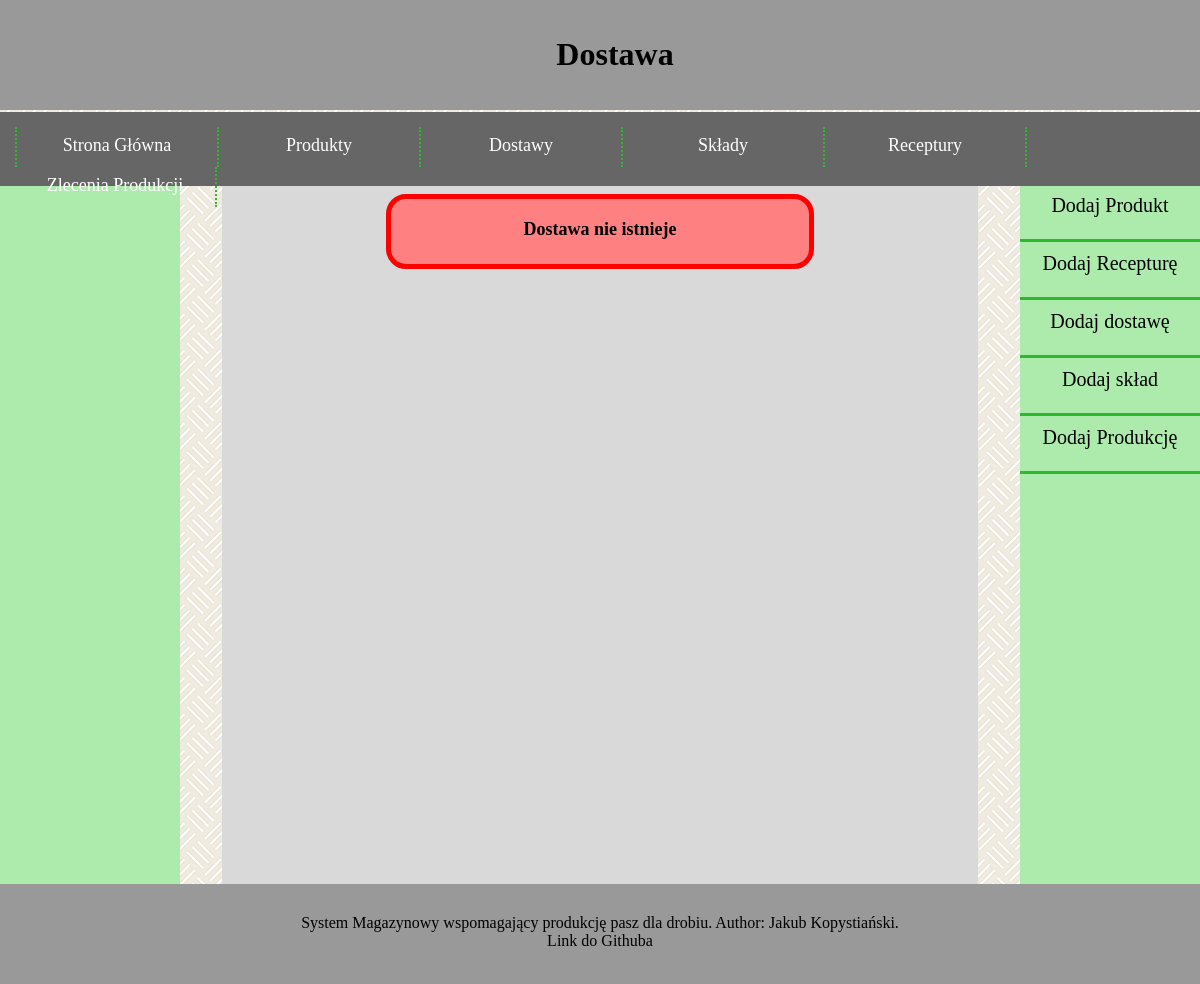
Page /warehouse/delivery/4/ on the earlier database version.
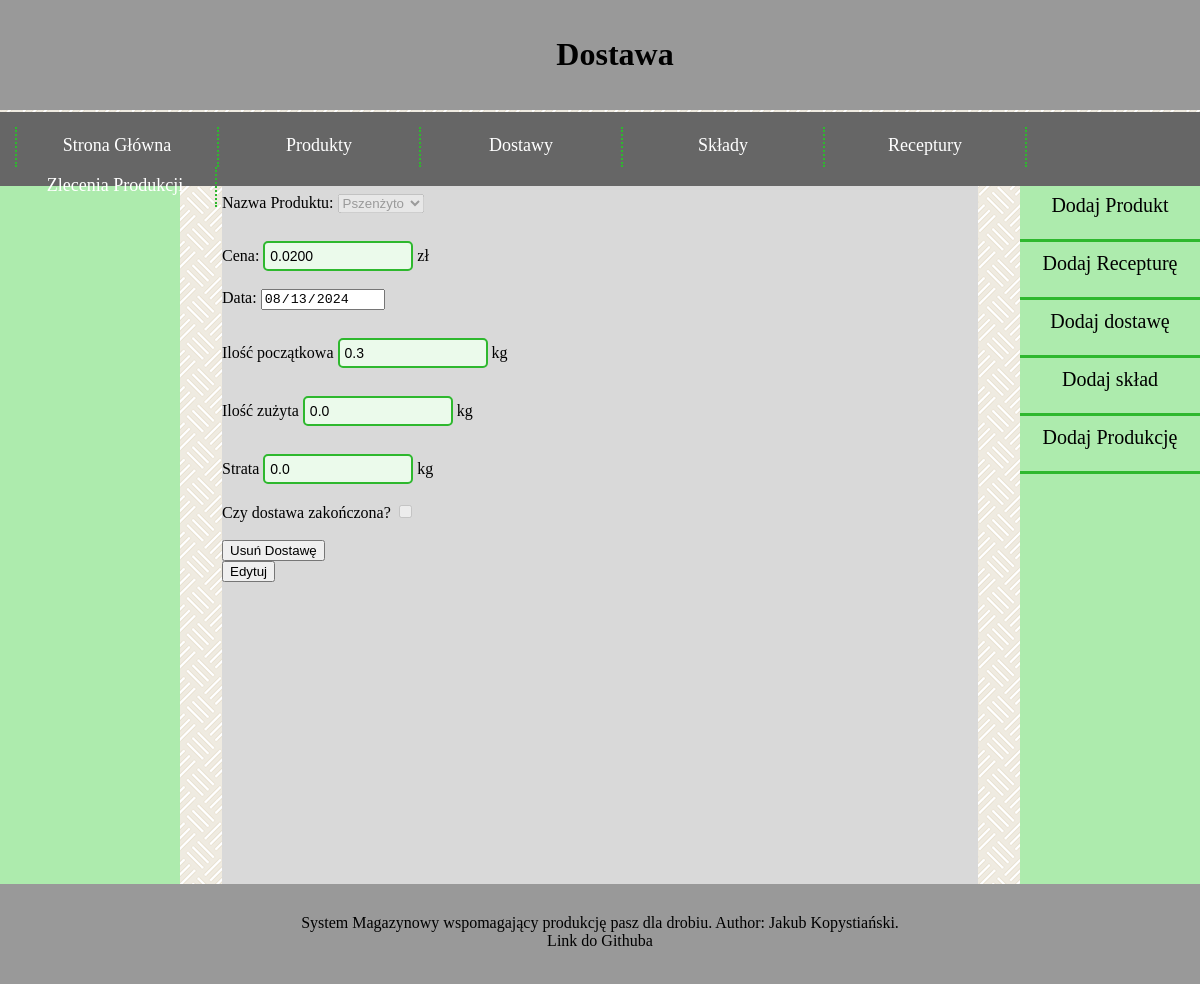
Same page on the later database version.
### warehouse/models.py (models this page shows, shortened)
class Delivery(models.Model):
    product = models.ForeignKey(Product, models.CASCADE)
    price = models.DecimalField(max_digits=19, decimal_places=4)
    date = models.DateField(default=timezone.now)
    initial_quantity = models.FloatField()
    used_quantity = models.FloatField()
    waste = models.FloatField()
    is_finished = models.BooleanField()

class Product(models.Model):
    product_name = models.CharField(max_length=1024)
    wilgotnosc = models.DecimalField(max_digits=3, decimal_places=1, default=12, validators=PERCENTAGE_VALIDATOR)
    energia_metaboliczna = models.FloatField()
    bialko_ogolne = models.DecimalField(max_digits=3, decimal_places=1, default=12, validators=PERCENTAGE_VALIDATOR)
    lizyna = models.FloatField()
    metionina = models.FloatField()
    cystyna = models.FloatField()
    treonina = models.FloatField()
    tryptofan = models.FloatField()
    arginina = models.FloatField()
    walina = models.FloatField()
    izoleucyna = models.FloatField()
    wapn = models.FloatField(default=0)
    fosfor_przyswajalny = models.FloatField()
    sod = models.FloatField()
    kwas_linolowy = models.FloatField()

### warehouse/views.py (the view, shortened to what this page needs)
# urls.py: path("delivery/<int:delivery_id>/", views.delivery, name="widok dostawy"),
def delivery(request, delivery_id):
    latest_deliveries_list      = Delivery.objects.all()
    latest_products_list        = Product.objects.all()
    latest_compositions_list    = Composition.objects.all()
    latest_productions_list     = Production.objects.all()
    latest_recipes_list         = Recipe.objects.all()
    readonly = True
    if Delivery.objects.filter(pk=delivery_id).exists():
        delivery = Delivery.objects.get(pk = delivery_id)
    else:
        delivery = False
    context = {
        "latest_deliveries_list": latest_deliveries_list,
        "latest_products_list": latest_products_list,
        "latest_compositions_list": latest_compositions_list,
        "latest_productions_list": latest_productions_list,
        "latest_recipes_list": latest_recipes_list,
        "delivery": delivery,
        "newly_created" : False,
        "readonly" : readonly,
    }
    return render(request, "warehouse/delivery.html", context)

### warehouse/templates/warehouse/delivery.html (shortened to what this page needs)
{% extends "base.html" %}
{% block title %}Dostawa{% endblock %}
{% block content %}
  {% if delivery %}
  <div>
    <form method="POST">
      <label for="product">Nazwa Produktu:</label>
      <select id="product" name="product" {% if readonly %} disabled {% endif %}>
        {% for prod in latest_products_list %}
        <option value={{prod.pk}} {% if prod.pk == delivery.product.pk %} selected {% endif %}>{{prod.product_name}}</option>
        {% endfor %}
      </select>
      <br/><br/>
      <label for="price">Cena:</label>
      <input type="number" id="price" name="price" min="0,00" step="0.01" value={{delivery.price}} {% if readonly %} readonly {% endif %}>
      zł
      <br/><br/>
      <label for="date">Data:</label>
      <input type="date" id="date" name="date" value="{{delivery.date|date:'Y-m-d'}}" {% if readonly %} readonly {% endif %}>
      <br/><br/>
      <label for="initial_quantity">Ilość początkowa</label>
      <input type="number" id="initial_quantity" name="initial_quantity"  step="0.1" value={{delivery.initial_quantity}} {% if readonly %} readonly {% endif %}>
      kg
      <br/><br/>
      <label for="used_quantity">Ilość zużyta</label>
      <input type="number" id="used_quantity" name="used_quantity"  step="0.1" value={{delivery.used_quantity}} {% if readonly %} readonly {% endif %}>
      kg
      <br/><br/>
      <label for="waste">Strata</label>
      <input type="number" id="waste" name="waste"  step="0.1" value={{delivery.waste}} {% if readonly %} readonly {% endif %}>
      kg
      <br/><br/>
      <label for="is_finished">Czy dostawa zakończona?</label>
      <input type="checkbox" id="is_finished" name="is_finished"  value={{delivery.is_finished}} {% if readonly %} disabled {% endif %}>
      <br/><br/>
    </form>
  </div>
  {% if readonly %}
  <form method="POST">
    <input class="delete_button" type="submit" name="delete" value="Usuń Dostawę"/>
  </form>
  <form method="POST">
    <input class="edit_button" type="submit" name="edit" value="Edytuj"/>
  </form>
  {% endif %}
  {% else %}
  <div id="failed">Dostawa nie istnieje</div>
  {% endif %}
{% endblock %}

### warehouse/templates/base.html (shortened to what this page needs)
<!doctype html>
<html lang="pl">
<head>
  {% load static %}
  <link rel="stylesheet" href="{% static 'warehouse/style.css' %}"/>
</head>
<body>
  <div id="logo">
    <h1>{% block title %}{% endblock %}</h1>
  </div>
  <div id="menu">
    <ol id="menuol">
      <li><a href="/warehouse/">Strona Główna</a></li>
      <li><a href="#">Produkty</a>
      </li>
      <li><a href="#">Dostawy</a>
      </li>
      <li><a href="#">Składy</a>
      </li>
      <li><a href="#">Receptury</a>
      </li>
      <li><a href="#">Zlecenia Produkcji</a>
      </li>
    </ol>
  </div>
  <div id="navigation">
  </div>
  <div id="container">
    <div id="content">
        {% block content %}{% endblock %}
    </div>
  </div>
  <div id="additions">
    <a href="/warehouse/add_product/" class="addlink">
      <div class="additem">
        Dodaj Produkt
      </div>
    </a>
    <a href="/warehouse/add_recipe/" class="addlink">
      <div class="additem">
        Dodaj Recepturę
      </div>
    </a>
    <a href="/warehouse/add_delivery/" class="addlink">
      <div class="additem">
        Dodaj dostawę
      </div>
    </a>
    <a href="/warehouse/add_composition/" class="addlink">
      <div class="additem">
        Dodaj skład
      </div>
    </a>
    <a href="/warehouse/add_production/" class="addlink">
      <div class="additem">
        Dodaj Produkcję
      </div>
    </a>
  </div>
  <div id="footer">
    System Magazynowy wspomagający produkcję pasz dla drobiu. Author: Jakub Kopystiański.
    <br/>
    Link do Githuba
  </div>
</body>
</html>

### warehouse/static/warehouse/style.css (style rules this page uses)
:root { --gray_1: #f2f2f2; --gray_2: #d9d9d9; --gray_3: #bfbfbf; --gray_4: #999999; --gray_5: #666666; --gray_6: #404040; --gray_7: #262626; --green_1: #ebfaeb; --green_2: #adebad; --green_3: #85e085; --green_4: #5cd65c; --green_5: #33cc33; --green_6: #2eb82e; --green_7: #248f24; --green_8: #1f7a1f; --green_9: #145214; --red_1: #ff8080; --red_2: #ff0000; }
body { background-image: url("tlo.png"); color: white; margin: 0; }
#logo { width: 100%; background-color: var(--gray_4); color: black; text-align: center; padding: 15px; position: sticky; top: 0px; }
#menu { width: 100%; background-color: var(--gray_5); color: black; text-align: center; padding: 15px; position: sticky; top: 112px; }
#menuol { padding: 0; margin: 0; list-style-type: none; font-size: 18px; height: 40px; line-height: 200%; display: inline-block; }
#menuol a { color: white; text-decoration: none; display: block; }
#menuol > li { float: left; width: 200px; height: 40px; border-right: 2px dotted var(--green_6); }
#menuol > li:first-child { border-left: 2px dotted var(--green_6); }
#navigation { float: left; background-color: var(--green_2); color: black; width: 15%; min-height: 700px; }
#container { float: left; width: 70%; min-height: 700px; }
#content { background-color: var(--gray_2); color: black; width: 90%; padding-top: 10px; margin-top: 0; margin-bottom: 0; margin-left: auto; margin-right: auto; min-height: 690px; }
#additions { float: right; background-color: var(--green_2); color: black; width: 15%; min-height: 700px; }
#footer { clear: both; background-color: var(--gray_4); color: black; min-height: 70px; text-align: center; padding-top: 30px; }
.additem { height: 35px; font-size: 20px; padding: 10px; text-align: center; border-bottom: 3px solid var(--green_6); }
a.addlink { color: black; text-decoration: none; }
input[type=number], input[type=text] { width: 150px; background-color: var(--green_1); color: black; border: 2px solid var(--green_6); border-radius: 5px; font-size: 14px; padding: 5px; box-sizing: border-box; outline: none; margin-top: 10px; }

Differences in the rows shown:
added Delivery: product "Pszenżyto", price "0.0200", date "08/13/2024", initial_quantity "0.3", used_quantity "0.0", waste "0.0"
Other differences:
form field is_finished: (not shown) → "☐"
form field delete: (not shown) → "Usuń Dostawę"
form field edit: (not shown) → "Edytuj"
text no longer shown: "Dostawa nie istnieje"
text now shown: "Nazwa Produktu: Cena: zł Data: Ilość początkowa kg Ilość zużyta kg Strata kg Czy dostawa zakończona?"
